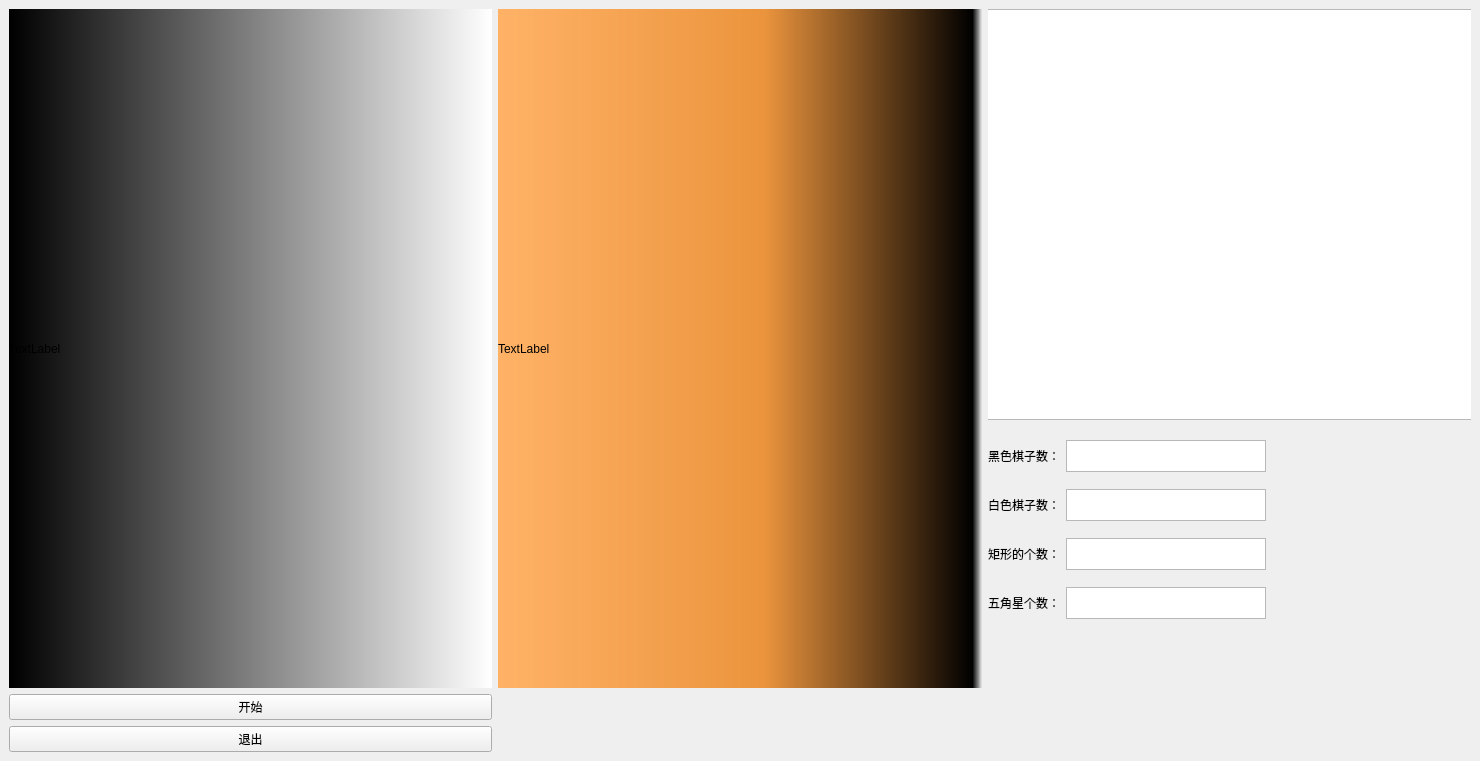
<?xml version="1.0" encoding="UTF-8"?>
<ui version="4.0">
 <class>MainWindow</class>
 <widget class="QMainWindow" name="MainWindow">
  <property name="geometry">
   <rect>
    <x>0</x>
    <y>0</y>
    <width>1480</width>
    <height>761</height>
   </rect>
  </property>
  <property name="windowTitle">
   <string>MainWindow</string>
  </property>
  <widget class="QWidget" name="centralwidget">
   <layout class="QGridLayout" name="gridLayout_2" columnstretch="0,0,0">
    <property name="sizeConstraint">
     <enum>QLayout::SetDefaultConstraint</enum>
    </property>
    <item row="8" column="0">
     <widget class="QPushButton" name="pushButton_open">
      <property name="text">
       <string>开始</string>
      </property>
     </widget>
    </item>
    <item row="12" column="0">
     <widget class="QPushButton" name="pushButton_back">
      <property name="text">
       <string>退出</string>
      </property>
     </widget>
    </item>
    <item row="1" column="0" colspan="3">
     <layout class="QHBoxLayout" name="horizontalLayout">
      <item>
       <widget class="QLabel" name="label_src">
        <property name="styleSheet">
         <string notr="true">background-color: qlineargradient(spread:pad, x1:0, y1:0, x2:1, y2:0, stop:0 rgba(0, 0, 0, 255), stop:1 rgba(255, 255, 255, 255));</string>
        </property>
        <property name="text">
         <string>TextLabel</string>
        </property>
       </widget>
      </item>
      <item>
       <widget class="QLabel" name="label_result">
        <property name="styleSheet">
         <string notr="true">background-color: qlineargradient(spread:pad, x1:0, y1:0, x2:1, y2:0, stop:0 rgba(255, 178, 102, 255), stop:0.55 rgba(235, 148, 61, 255), stop:0.98 rgba(0, 0, 0, 255), stop:1 rgba(0, 0, 0, 0));</string>
        </property>
        <property name="text">
         <string>TextLabel</string>
        </property>
       </widget>
      </item>
      <item>
       <widget class="QWidget" name="widget" native="true">
        <widget class="QWidget" name="verticalLayoutWidget">
         <property name="geometry">
          <rect>
           <x>-10</x>
           <y>0</y>
           <width>581</width>
           <height>411</height>
          </rect>
         </property>
         <layout class="QVBoxLayout" name="verticalLayout">
          <item>
           <widget class="QChartView" name="chartView"/>
          </item>
         </layout>
        </widget>
        <widget class="QWidget" name="formLayoutWidget">
         <property name="geometry">
          <rect>
           <x>0</x>
           <y>420</y>
           <width>419</width>
           <height>202</height>
          </rect>
         </property>
         <layout class="QFormLayout" name="formLayout">
          <item row="0" column="0">
           <widget class="QLabel" name="label_3">
            <property name="text">
             <string>黑色棋子数：</string>
            </property>
           </widget>
          </item>
          <item row="1" column="0">
           <widget class="QLabel" name="label_4">
            <property name="text">
             <string>白色棋子数：</string>
            </property>
           </widget>
          </item>
          <item row="2" column="0">
           <widget class="QLabel" name="label_5">
            <property name="text">
             <string>矩形的个数：</string>
            </property>
           </widget>
          </item>
          <item row="3" column="0">
           <widget class="QLabel" name="label_6">
            <property name="text">
             <string>五角星个数：</string>
            </property>
           </widget>
          </item>
          <item row="0" column="1">
           <widget class="QTextEdit" name="textEdit_black">
            <property name="maximumSize">
             <size>
              <width>200</width>
              <height>32</height>
             </size>
            </property>
            <property name="frameShadow">
             <enum>QFrame::Sunken</enum>
            </property>
            <property name="html">
             <string>&lt;!DOCTYPE HTML PUBLIC &quot;-//W3C//DTD HTML 4.0//EN&quot; &quot;http://www.w3.org/TR/REC-html40/strict.dtd&quot;&gt;
&lt;html&gt;&lt;head&gt;&lt;meta name=&quot;qrichtext&quot; content=&quot;1&quot; /&gt;&lt;style type=&quot;text/css&quot;&gt;
p, li { white-space: pre-wrap; }
&lt;/style&gt;&lt;/head&gt;&lt;body style=&quot; font-family:'SimSun'; font-size:9pt; font-weight:400; font-style:normal;&quot;&gt;
&lt;p align=&quot;center&quot; style=&quot;-qt-paragraph-type:empty; margin-top:0px; margin-bottom:0px; margin-left:0px; margin-right:0px; -qt-block-indent:0; text-indent:0px; font-family:'SimSun';&quot;&gt;&lt;br /&gt;&lt;/p&gt;&lt;/body&gt;&lt;/html&gt;</string>
            </property>
           </widget>
          </item>
          <item row="1" column="1">
           <widget class="QTextEdit" name="textEdit_white">
            <property name="maximumSize">
             <size>
              <width>200</width>
              <height>32</height>
             </size>
            </property>
            <property name="html">
             <string>&lt;!DOCTYPE HTML PUBLIC &quot;-//W3C//DTD HTML 4.0//EN&quot; &quot;http://www.w3.org/TR/REC-html40/strict.dtd&quot;&gt;
&lt;html&gt;&lt;head&gt;&lt;meta name=&quot;qrichtext&quot; content=&quot;1&quot; /&gt;&lt;style type=&quot;text/css&quot;&gt;
p, li { white-space: pre-wrap; }
&lt;/style&gt;&lt;/head&gt;&lt;body style=&quot; font-family:'SimSun'; font-size:9pt; font-weight:400; font-style:normal;&quot;&gt;
&lt;p align=&quot;center&quot; style=&quot;-qt-paragraph-type:empty; margin-top:0px; margin-bottom:0px; margin-left:0px; margin-right:0px; -qt-block-indent:0; text-indent:0px; font-family:'SimSun';&quot;&gt;&lt;br /&gt;&lt;/p&gt;&lt;/body&gt;&lt;/html&gt;</string>
            </property>
           </widget>
          </item>
          <item row="2" column="1">
           <widget class="QTextEdit" name="textEdit_rect">
            <property name="maximumSize">
             <size>
              <width>200</width>
              <height>32</height>
             </size>
            </property>
            <property name="html">
             <string>&lt;!DOCTYPE HTML PUBLIC &quot;-//W3C//DTD HTML 4.0//EN&quot; &quot;http://www.w3.org/TR/REC-html40/strict.dtd&quot;&gt;
&lt;html&gt;&lt;head&gt;&lt;meta name=&quot;qrichtext&quot; content=&quot;1&quot; /&gt;&lt;style type=&quot;text/css&quot;&gt;
p, li { white-space: pre-wrap; }
&lt;/style&gt;&lt;/head&gt;&lt;body style=&quot; font-family:'SimSun'; font-size:9pt; font-weight:400; font-style:normal;&quot;&gt;
&lt;p align=&quot;center&quot; style=&quot;-qt-paragraph-type:empty; margin-top:0px; margin-bottom:0px; margin-left:0px; margin-right:0px; -qt-block-indent:0; text-indent:0px; font-family:'SimSun';&quot;&gt;&lt;br /&gt;&lt;/p&gt;&lt;/body&gt;&lt;/html&gt;</string>
            </property>
           </widget>
          </item>
          <item row="3" column="1">
           <widget class="QTextEdit" name="textEdit_star">
            <property name="maximumSize">
             <size>
              <width>200</width>
              <height>32</height>
             </size>
            </property>
            <property name="html">
             <string>&lt;!DOCTYPE HTML PUBLIC &quot;-//W3C//DTD HTML 4.0//EN&quot; &quot;http://www.w3.org/TR/REC-html40/strict.dtd&quot;&gt;
&lt;html&gt;&lt;head&gt;&lt;meta name=&quot;qrichtext&quot; content=&quot;1&quot; /&gt;&lt;style type=&quot;text/css&quot;&gt;
p, li { white-space: pre-wrap; }
&lt;/style&gt;&lt;/head&gt;&lt;body style=&quot; font-family:'SimSun'; font-size:9pt; font-weight:400; font-style:normal;&quot;&gt;
&lt;p align=&quot;center&quot; style=&quot;-qt-paragraph-type:empty; margin-top:0px; margin-bottom:0px; margin-left:0px; margin-right:0px; -qt-block-indent:0; text-indent:0px; font-family:'SimSun';&quot;&gt;&lt;br /&gt;&lt;/p&gt;&lt;/body&gt;&lt;/html&gt;</string>
            </property>
           </widget>
          </item>
         </layout>
        </widget>
       </widget>
      </item>
     </layout>
    </item>
   </layout>
  </widget>
 </widget>
 <customwidgets>
  <customwidget>
   <class>QChartView</class>
   <extends>QGraphicsView</extends>
   <header>qchartview.h</header>
  </customwidget>
 </customwidgets>
 <resources/>
 <connections/>
</ui>
